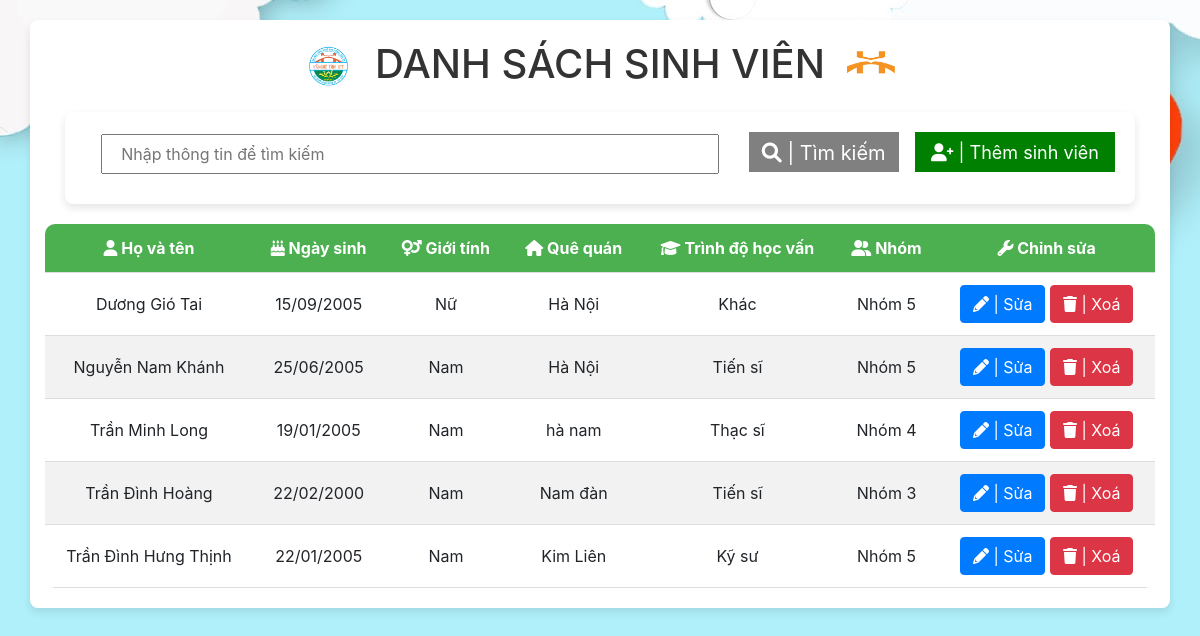
The page / on the database its author committed.
### tables this page shows
CREATE TABLE `table_students` (
  `id` int(10) NOT NULL,
  `fullname` varchar(50) NOT NULL,
  `dob` date NOT NULL,
  `gender` int(2) NOT NULL,
  `hometown` varchar(50) NOT NULL,
  `level_id` int(4) NOT NULL,
  `group_id` int(10) NOT NULL
);

### index.php (the view, shortened to what this page needs)
<!DOCTYPE html>
<html lang="en">
    <head>
        <link rel="stylesheet" href="style.css">
        <link href="https://cdnjs.cloudflare.com/ajax/libs/font-awesome/6.0.0-beta3/css/all.min.css" rel="stylesheet">
        <link rel="stylesheet" href="https://cdn.jsdelivr.net/npm/bootstrap@4.6.2/dist/css/bootstrap.min.css">
    </head>
    <body style="background-image: url('backgroud.jpg');">
     <div class="container" >
     <h1><img src="logodoi.jpg" alt="logodoi"> DANH SÁCH SINH VIÊN <img src="logotruong.jpg" alt="logotruong"></h1>
     <div class="head">
    <div class="form-add">
      <button class="add-btn" type="button" data-toggle="modal" data-target="#myModal"><i class="fa-solid fa-user-plus"></i> | Thêm sinh viên </button>
    </div>
    <div class="form-search">
        <form method="POST">
      <input class="search" name="nd" type="text" placeholder="Nhập thông tin để tìm kiếm">
      <button class="search-btn" type="submit" name="btn"><i class="fa-solid fa-magnifying-glass"></i>  | Tìm kiếm</button>
        </form>
    </div>
        </div>
    <table>
      <thead style="text-align: center;">
        <tr>
        <th><i class="fa-solid fa-user"></i> Họ và tên</th>
        <th><i class="fa-solid fa-cake-candles"></i> Ngày sinh</th>
        <th><i class="fa-solid fa-venus-mars"></i> Giới tính</th>
        <th><i class="fa-solid fa-house"></i> Quê quán</th>
        <th><i class="fa-solid fa-graduation-cap"></i> Trình độ học vấn</th>
        <th><i class="fa-solid fa-user-group"></i> Nhóm</th>
        <th><i class="fa-solid fa-wrench"></i> Chỉnh sửa</th>
        </tr>
      </thead>
    <?php
        require_once "ketnoi.php";
        $dssv_sql = "SELECT * FROM table_students order by fullname, dob, gender, hometown, level_id, group_id";
        $result = mysqli_query($conn, $dssv_sql);
        while ($row = mysqli_fetch_assoc($result)){
          if($row['gender']==1)
            {
                $gender = "Nam";
            }
            else
            {
                $gender = "Nữ";
            }if($row['level_id']==0)
            {
                $level = "Tiến sĩ";
            }
            else if($row['level_id']==1)
            {
                $level = "Thạc sĩ";
            }
            else if($row['level_id']==2)
            {
                $level = "Kỹ sư";
            }
            else
            {
                $level = "Khác";
            }
            if($row['group_id']==1){
                $grp = 'Nhóm 1';
            }
            else if($row['group_id']==2){
                $grp = 'Nhóm 2';
            }
            else if($row['group_id']==3){
                $grp = 'Nhóm 3';
            }
            else if($row['group_id']==4){
                $grp = 'Nhóm 4';
            }
            else if($row['group_id']==5){
                $grp = 'Nhóm 5';
            }
            $date_from_db = $row['dob'];
            $formatted_date = date('d/m/Y', strtotime($date_from_db));
    ?>
       <tr>
          <td><?php echo $row['fullname'];?></td>
          <td><?php echo $formatted_date;?></td>
          <td><?php echo $gender;?></td>
          <td><?php echo $row['hometown'];?></td>
          <td><?php echo $level;?></td>
          <td><?php echo $grp;?></td>
          <td>
              <a href="sua.php?sid=<?php echo $row['id'];?>" class="btn btn-primary"><i class="fa-solid fa-pencil"></i>  | Sửa</a>
              <a onclick="return confirm('Bạn có chắc chắn muốn xoá sinh viên này?')" href="xoa.php?sid=<?php echo $row['id'];?>" class="btn btn-danger"><i class="fa-solid fa-trash"></i>  | Xoá</a>
          </td>
       </tr>
     <?php
     }
     ?>
     </table>
     </div>
    </body>
</html>

### style.css (style rules this page uses)
body { font-family: Arial, sans-serif; background-color: #f4f4f4; margin: 0; padding: 0; }
.container { width: 80%; margin: 20px auto; background-color: white; padding: 20px; border-radius: 8px; box-shadow: 0 4px 8px rgba(0, 0, 0, 0.1); }
h1 { text-align: center; color: #333; }
table { width: 100%; border-collapse: collapse; border-radius: 10px; overflow: hidden; text-align: center; }
th, td { padding: 12px; text-align: left; border-bottom: 1px solid #ddd; text-align: center; }
th { background-color: #4CAF50; color: white; }
button { padding: 6px 12px; margin: 5px; cursor: pointer; border: none; border-radius: 4px; font-size: 14px; }
.form-search input { width: 60%; height: 30px; padding: 18px; margin-bottom: 10px; }
.form-search button { margin-left: 25px; height: 40px; width: 150px; font-size: 20px; }
.search-btn { background-color: gray; color: white; }
.form-search { text-align: center; margin: auto; }
.form-add { text-align: right; float: right; font-size:large; }
.form-add button { height: 40px; width: 200px; }
.add-btn { background-color: green; color: white; }
tr:nth-child(even) { background-color: #f2f2f2; }
.head { background-color: white; padding: 20px; border-radius: 8px; box-shadow: 0 4px 8px rgba(0, 0, 0, 0.1); margin: 20px; }
img { height: 50px; }

### rows shown on the page
table_students: fullname "Dương Gió Tai", dob "15/09/2005", gender "Nữ", hometown "Hà Nội", level "Khác", group "Nhóm 5"
table_students: fullname "Nguyễn Nam Khánh", dob "25/06/2005", gender "Nam", hometown "Hà Nội", level "Tiến sĩ", group "Nhóm 5"
table_students: fullname "Trần Minh Long", dob "19/01/2005", gender "Nam", hometown "hà nam", level "Thạc sĩ", group "Nhóm 4"
table_students: fullname "Trần Đình Hoàng", dob "22/02/2000", gender "Nam", hometown "Nam đàn", level "Tiến sĩ", group "Nhóm 3"
table_students: fullname "Trần Đình Hưng Thịnh", dob "22/01/2005", gender "Nam", hometown "Kim Liên", level "Kỹ sư", group "Nhóm 5"
